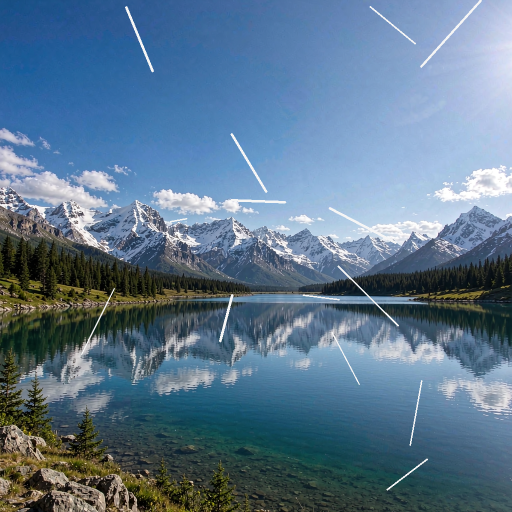
//> input picture 底层算法演示/图像修复/assets/damaged.png, 1024 x 1024 px (shown at 1/2 size)
$ ./image_inpainting -i=../assets/damaged.png   (built with g++ and OpenCV 4)
//> lines starting //> are read from the running program, lines starting //| are printed output that depends on the picture; after the words box and inside, x2 and y2 are one past the last pixel; in counts of white or black regions, pixels touching at a corner belong together
/**
 * @file    image_inpainting.cpp
 * @brief   图像修复演示：用 TELEA 与 Navier-Stokes 两种算法修复划痕与损坏区域。
 * @details 流程：读取损坏图与掩码 -> 选择修复算法 -> 执行修复 -> 与干净参考图比较质量。
 * @note    依赖：OpenCV 4.x（core / photo / imgproc / imgcodecs / highgui）
 *          掩码必须是单通道 8 位、非零像素表示待修复区域；两种算法都靠周边像素扩散填补，
 *          TELEA 用快速行进法，速度快；NS 用流体动力学模型，纹理连续性更好但更慢。
 */

#include <algorithm>
#include <cmath>
#include <iomanip>
#include <iostream>
#include <string>
#include <vector>

#include <opencv2/opencv.hpp>
#include <opencv2/core/utils/filesystem.hpp>

namespace {

const int kPanelWidth = 480;
const int kPanelHeight = 360;
const int kTitleHeight = 30;

/** @brief 在若干候选位置中查找素材，便于从不同工作目录运行。 */
std::string locateAsset(const std::string& fileName)
{
//> called with fileName = "mask.png"
    const std::vector<std::string> candidates = {
        "../../assets/" + fileName, "../assets/" + fileName, "assets/" + fileName};
    for (const auto& path : candidates) {
        if (cv::utils::fs::exists(path)) {
            return path;
        }
    }
    return candidates.front();
}

/** @brief 由素材路径推导输出目录：<demo>/assets/x.png -> <demo>/output。 */
std::string outputDirFor(const std::string& inputPath)
{
    std::string dir = inputPath;
    const size_t slash = dir.find_last_of("/\\");
    dir = (slash == std::string::npos) ? "." : dir.substr(0, slash);
    const size_t slash2 = dir.find_last_of("/\\");
    const std::string leaf = (slash2 == std::string::npos) ? dir : dir.substr(slash2 + 1);
    if (leaf == "assets") {
        dir = (slash2 == std::string::npos) ? "." : dir.substr(0, slash2);
    }
    return dir + "/output";
}

/** @brief 等比缩放并居中留白到固定面板。 */
cv::Mat fitPanel(const cv::Mat& image, const std::string& title)
{
    cv::Mat bgr;
    if (image.channels() == 1) {
        cv::cvtColor(image, bgr, cv::COLOR_GRAY2BGR);
    } else {
        bgr = image;
    }
    const double scale =
        std::min(kPanelWidth / static_cast<double>(bgr.cols),
                 kPanelHeight / static_cast<double>(bgr.rows));
    cv::Mat scaled;
    cv::resize(bgr, scaled, cv::Size(), scale, scale, cv::INTER_AREA);
    cv::Mat panel(kPanelHeight + kTitleHeight, kPanelWidth, CV_8UC3, cv::Scalar(255, 255, 255));
    const int x = (kPanelWidth - scaled.cols) / 2;
    const int y = kTitleHeight + (kPanelHeight - scaled.rows) / 2;
    scaled.copyTo(panel(cv::Rect(x, y, scaled.cols, scaled.rows)));
    cv::putText(panel, title, cv::Point(8, 21), cv::FONT_HERSHEY_SIMPLEX, 0.5,
                cv::Scalar(0, 0, 0), 1, cv::LINE_AA);
    return panel;
}

/** @brief 按列数拼接等尺寸面板。 */
cv::Mat montage(const std::vector<cv::Mat>& panels, int cols)
{
    const int rows = static_cast<int>((panels.size() + cols - 1) / cols);
    cv::Mat canvas(rows * panels[0].rows, cols * panels[0].cols, CV_8UC3, cv::Scalar(255, 255, 255));
    for (size_t i = 0; i < panels.size(); ++i) {
        const int r = static_cast<int>(i) / cols;
        const int c = static_cast<int>(i) % cols;
        panels[i].copyTo(canvas(cv::Rect(c * panels[i].cols, r * panels[i].rows,
                                         panels[i].cols, panels[i].rows)));
    }
    return canvas;
}

/** @brief 计算两幅 8 位图像的 PSNR(dB)。 */
double psnr(const cv::Mat& a, const cv::Mat& b)
{
    cv::Mat diff;
    cv::absdiff(a, b, diff);
    diff.convertTo(diff, CV_32F);
    const double mse = cv::mean(diff.mul(diff))[0];
    return mse <= 0.0 ? 99.0 : 10.0 * std::log2(255.0 * 255.0 / mse) / std::log2(10.0);
}

}  // namespace

/**
 * @brief  主流程：两种修复算法对比。
 * @param  argc 参数个数。
 * @param  argv 参数列表。
 * @return 0 表示成功，非 0 表示失败。
 */
int main(int argc, char** argv)
{
    const cv::String keys =
        "{help h usage ? |      | 打印帮助信息 }"
        "{i input        |      | 损坏图像，缺省读取 assets/damaged.png }"
        "{m mask         |      | 掩码图像，缺省读取 assets/mask.png }"
        "{r reference    |      | 干净参考图，缺省读取 assets/photo.png }"
        "{o output       |      | 输出图像路径，缺省写入 <目录>/output/image_inpainting.png }"
        "{a radius       | 3    | 修复时参考的邻域半径 }"
        "{d display      | 0    | 是否弹窗显示 (1=显示, 0=不显示) }";

    cv::CommandLineParser parser(argc, argv, keys);
    parser.about("图像修复演示: TELEA / Navier-Stokes\n参数请使用 --key=value 形式");
    if (parser.has("help")) {
        parser.printMessage();
        return 0;
    }
    if (!parser.check()) {
        parser.printErrors();
        parser.printMessage();
        return -1;
    }

    std::string inputPath = parser.get<std::string>("input");
    std::string maskPath = parser.get<std::string>("mask");
    std::string refPath = parser.get<std::string>("reference");
    if (inputPath.empty()) {
        inputPath = locateAsset("damaged.png");
    }
    if (maskPath.empty()) {
        maskPath = locateAsset("mask.png");
    }
    if (refPath.empty()) {
        refPath = locateAsset("photo.png");
    }

    // 步骤 1：读取损坏图与掩码。掩码必须与图像同尺寸、单通道。
    const cv::Mat damaged = cv::imread(inputPath, cv::IMREAD_COLOR);
//> damaged is the input picture: 1024 rows x 1024 cols, CV_8UC3; mean B, G, R 141.3, 118.5, 92.3
    cv::Mat mask = cv::imread(maskPath, cv::IMREAD_GRAYSCALE);
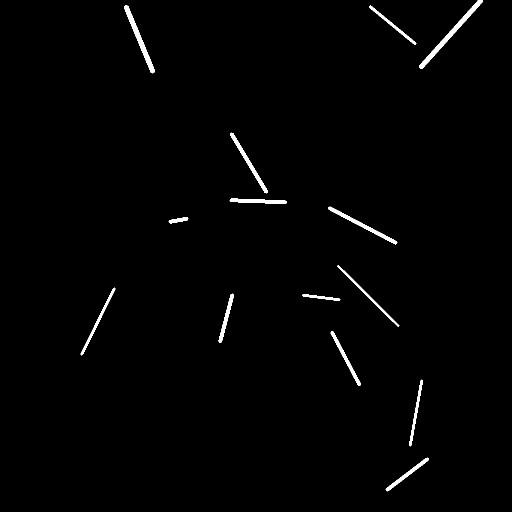
//> input picture 底层算法演示/图像修复/assets/mask.png, 1024 x 1024 px (shown at 1/2 size)
//> mask: 1024 rows x 1024 cols, CV_8UC1; 1.1% white; 14 white regions, largest, box (x1, y1, x2, y2) and area: (838, 0, 966, 138) 1667, (248, 10, 310, 147) 1338, (656, 413, 795, 489) 1084
    if (damaged.empty() || mask.empty()) {
        std::cerr << "无法读取图像或掩码" << std::endl;
        return -1;
    }
    if (mask.size() != damaged.size()) {
        cv::resize(mask, mask, damaged.size(), 0, 0, cv::INTER_NEAREST);
    }
    cv::Mat binaryMask;
    cv::threshold(mask, binaryMask, 1, 255, cv::THRESH_BINARY);
    const int radius = std::max(1, parser.get<int>("radius"));

    // 步骤 2~3：两种算法各修复一次。
    cv::Mat telea;
    cv::Mat ns;
    cv::inpaint(damaged, binaryMask, telea, radius, cv::INPAINT_TELEA);
    cv::inpaint(damaged, binaryMask, ns, radius, cv::INPAINT_NS);

    // 步骤 4：评估质量。只在掩码区域内统计误差才有意义。
    const cv::Mat reference = cv::imread(refPath, cv::IMREAD_COLOR);
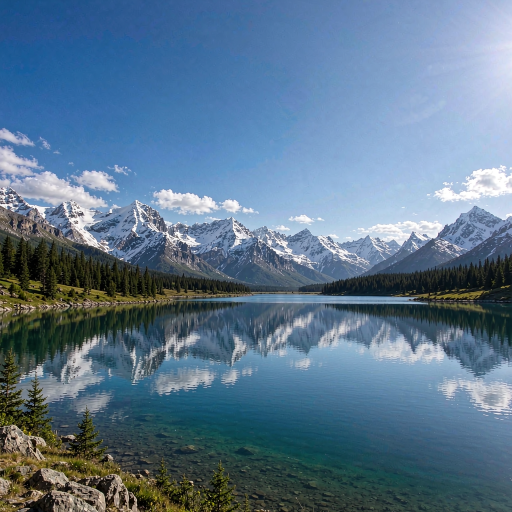
//> input picture 底层算法演示/图像修复/assets/photo.png, 1024 x 1024 px (shown at 1/2 size)
//> reference is the input picture: 1024 rows x 1024 cols, CV_8UC3; mean B, G, R 140.8, 117.9, 91.5
    std::cout << "输入: " << inputPath << ", 掩码像素占比: " << std::fixed
              << std::setprecision(2) << 100.0 * cv::countNonZero(binaryMask) / binaryMask.total()
              << "%\n";
//| 输入: ../assets/damaged.png, 掩码像素占比: 1.10%
    if (!reference.empty() && reference.size() == damaged.size()) {
        cv::Mat diffTelea;
        cv::Mat diffNs;
        cv::absdiff(telea, reference, diffTelea);
        cv::absdiff(ns, reference, diffNs);
        // 只在掩码区域内求均值：cv::mean 带 mask 参数时才按掩码像素数归一化。
        const cv::Scalar meanTelea = cv::mean(diffTelea, binaryMask);
//> meanTelea = Scalar(4.5, 4.67, 5.12)
        const cv::Scalar meanNs = cv::mean(diffNs, binaryMask);
//> meanNs = Scalar(4.11, 4.29, 4.69)
        std::cout << std::setprecision(2);
        std::cout << "  全图 PSNR: TELEA " << psnr(telea, reference) << " dB, NS "
                  << psnr(ns, reference) << " dB\n";
//> in psnr, `const double mse = cv::mean(diff.mul(diff))[0];`: mse = 1
//|   全图 PSNR: TELEA 48.12 dB, NS 48.41 dB
        std::cout << "  掩码区平均绝对误差: TELEA "
                  << (meanTelea[0] + meanTelea[1] + meanTelea[2]) / 3.0 << ", NS "
                  << (meanNs[0] + meanNs[1] + meanNs[2]) / 3.0 << "\n";
//|   掩码区平均绝对误差: TELEA 4.77, NS 4.36
    } else {
        std::cout << "  参考图缺失，跳过质量评估\n";
    }

    std::cout << "  注: 掩码面积很小（约 1%），所以全图 PSNR 差异不大，看掩码区误差更有意义\n";

    const cv::Mat cleanView = reference.empty() ? damaged : reference;
    cv::Mat teleaError;
    cv::absdiff(telea, cleanView, teleaError);
    teleaError.convertTo(teleaError, CV_8U, 4.0);  // 放大 4 倍才看得清残差
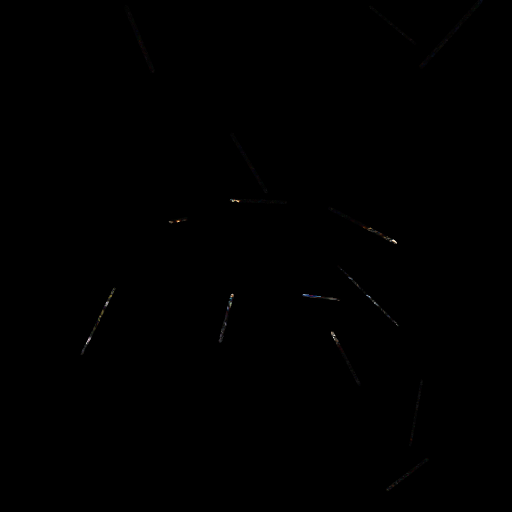
//> teleaError: 1024 rows x 1024 cols, CV_8UC3 (shown at 1/2 size); mean B, G, R 0.2, 0.2, 0.2

    const std::vector<cv::Mat> panels = {
        fitPanel(damaged, "damaged"),
        fitPanel(binaryMask, "mask"),
        fitPanel(telea, "TELEA"),
        fitPanel(ns, "Navier-Stokes"),
        fitPanel(cleanView, "clean reference"),
        fitPanel(teleaError, "telea error x4")};
//> in fitPanel, `cv::putText(panel, title, cv::Point(8, 21), cv::FONT_HERSHEY_SIMPLEX, ..`:
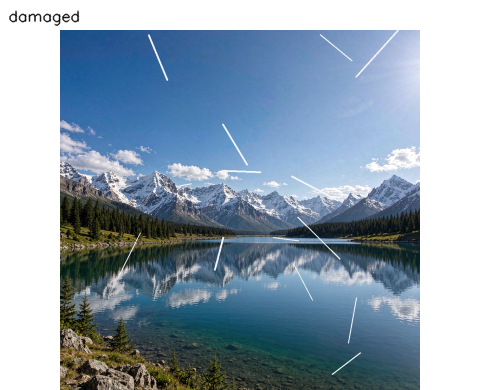
//> panel: 390 rows x 480 cols, CV_8UC3; mean B, G, R 176, 160.2, 142.1
//> in fitPanel, bgr is the input picture: 1024 rows x 1024 cols, CV_8UC3; 1.1% white; 14 white regions, largest, box (x1, y1, x2, y2) and area: (838, 0, 966, 138) 1667, (248, 10, 310, 147) 1338, (656, 413, 795, 489) 1084
//> call 4 of fitPanel, with title = "Navier-Stokes"
//> in fitPanel (call 4), `cv::resize(bgr, scaled, cv::Size(), scale, scale, cv::INTER_AREA);`:
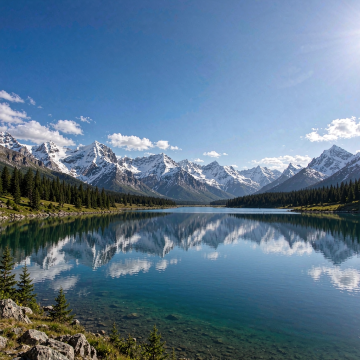
//> scaled: 360 rows x 360 cols, CV_8UC3; mean B, G, R 140.8, 117.8, 91.5
//> in fitPanel (call 5), `cv::resize(bgr, scaled, cv::Size(), scale, scale, cv::INTER_AREA);`: scaled: 360 rows x 360 cols, CV_8UC3; 1.32% of pixels changed, all inside (x1, y1, x2, y2) = (56, 0, 339, 346)
//> in fitPanel (call 6), `cv::putText(panel, title, cv::Point(8, 21), cv::FONT_HERSHEY_SIMPLEX, ..`:
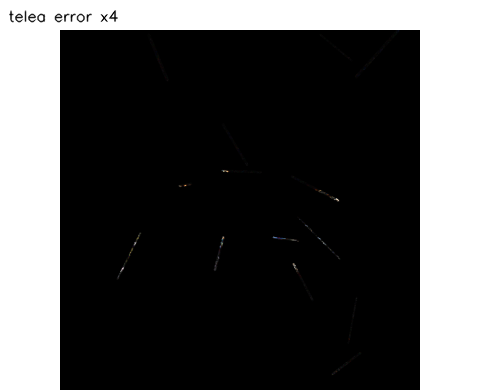
//> panel: 390 rows x 480 cols, CV_8UC3; mean B, G, R 78.2, 78.2, 78.2
    const cv::Mat result = montage(panels, 3);
//> in montage, `const int rows = static_cast<int>((panels.size() + cols - 1) / cols);`: rows = 2
//> in montage, `cv::Mat canvas(rows * panels[0].rows, cols * panels[0].cols, CV_8UC3, ..`: canvas: 780 rows x 1440 cols, CV_8UC3; every value is 255
//> the loop in montage, `for (size_t i = 0; i < panels.size(); ++i)` made 6 passes
//> after the loop in montage, `for (size_t i = 0; i < panels.size(); ++i)`:
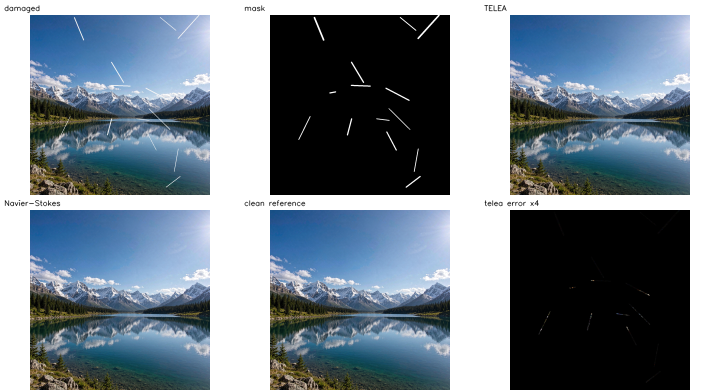
//> canvas: 780 rows x 1440 cols, CV_8UC3 (shown at 1/2 size); mean B, G, R 143.5, 133, 120.8

    std::string outputPath = parser.get<std::string>("output");
    if (outputPath.empty()) {
        const std::string outDir = outputDirFor(inputPath);
        cv::utils::fs::createDirectories(outDir);
        outputPath = outDir + "/image_inpainting.png";
    }
    if (!cv::imwrite(outputPath, result)) {
        std::cerr << "无法写入输出图像: " << outputPath << std::endl;
        return -1;
    }
    std::cout << "结果已保存至 " << outputPath << std::endl;

    if (parser.get<int>("display") != 0) {
        cv::imshow("image inpainting", result);
        cv::waitKey(0);
    }
    return 0;
}
